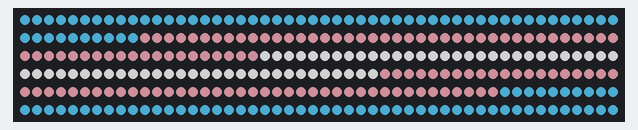
The sketch below on a simulated Arduino Uno, built with avr-gcc and run on an emulated ATmega328P. Parts: 300 RGB LEDs in strip order, left to right, continuing on the next row. Dim RGB values are drawn brighter than linear.

Above: at 0.02 s.
At 2.3 s:
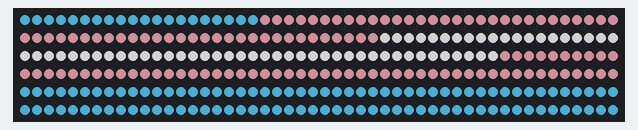
At 4.58 s:
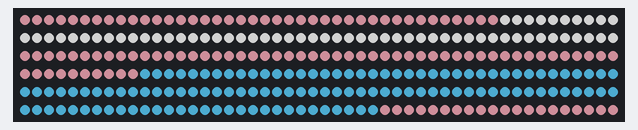
At 9.16 s:
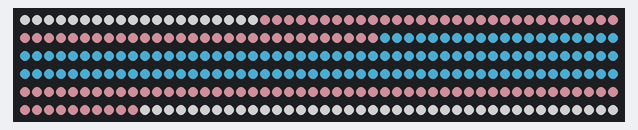
At 13.73 s:
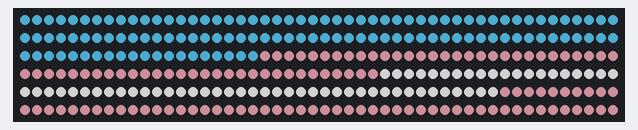
At 18.3 s:
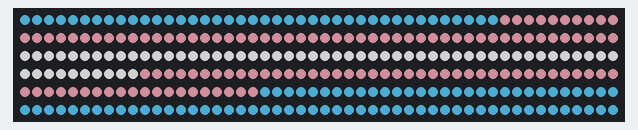

Measured:
- by itself, everything shown: repeats every 17.1 s, in 300 steps

The sketch:

trans-flag.ino
```cpp
#include <FastLED.h>

#define LED_PIN     6
#define NUM_LEDS    300
#define BRIGHTNESS  120
#define LED_TYPE    WS2812B
#define COLOR_ORDER GRB

CRGB leds[NUM_LEDS];

// Trans flag colors (approximate)
CRGB light_blue = CRGB(91, 206, 250);
CRGB pink       = CRGB(245, 169, 184);
CRGB white      = CRGB(255, 255, 255);

const int flag_sections = 5;
int section_length = NUM_LEDS / flag_sections;
int offset = 0;

void setup() {
    FastLED.addLeds<LED_TYPE, LED_PIN, COLOR_ORDER>(leds, NUM_LEDS);
    FastLED.setBrightness(BRIGHTNESS);
}

void loop() {
    for (int i = 0; i < NUM_LEDS; i++) {
        int pos = (i + offset) % NUM_LEDS;
        if (pos < section_length) {
            leds[i] = light_blue;
        } else if (pos < 2 * section_length) {
            leds[i] = pink;
        } else if (pos < 3 * section_length) {
            leds[i] = white;
        } else if (pos < 4 * section_length) {
            leds[i] = pink;
        } else {
            leds[i] = light_blue;
        }
    }
    FastLED.show();
    offset = (offset + 1) % NUM_LEDS;
    delay(40);
}
```
